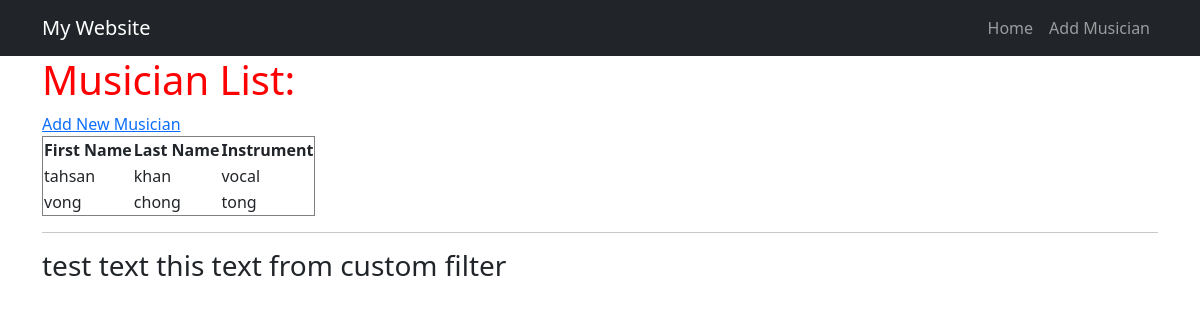
Before: / with the older database file.
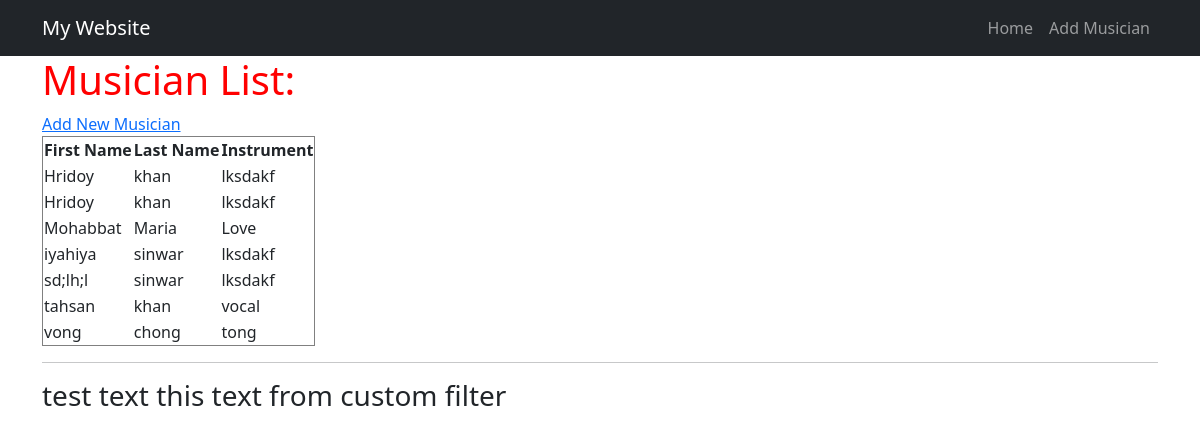
After: the same page with the newer database file.
### appn1/models.py (models this page shows, shortened)
class Musician(models.Model):
    first_name = models.CharField(max_length=50)
    last_name = models.CharField(max_length=50)
    instrument = models.CharField(max_length=100)

### appn1/views.py (the view)
# urls.py: path('',views.index, name='index'),
def index(request):
    musician_list = Musician.objects.order_by("first_name")
    diction = {
        'filter_test': 'test text',
        'test': 'Musician List: ',
        'musician': musician_list,
    }
    return render(request, 'appn1/index.html', context=diction)

### appn1/templatetags/my_filters.py (called while the page is built)
def my_filter(value):
    return value + " this text from custom filter"

### templates/appn1/index.html
<!DOCTYPE html>
{% extends "appn1/base.html" %}
{% load my_filters %}
{% block content %}
    <div class="container">
        <h1>{{ test }}</h1>
    <a href="/form/">Add New Musician</a>
    <table border="1">
        <tr>
            <th>First Name</th>
            <th>Last Name</th>
            <th>Instrument</th>
        </tr>
        {% for row in musician %}
        <tr>
            <td>{{row.first_name}}</td>
            <td>{{row.last_name}}</td>
            <td>{{row.instrument}}</td>
        </tr>
        {% endfor %}
    </table>
    <hr>
    <h3>{{ filter_test|custom_filter }}</h3>
    </div>
{% endblock %}

### templates/appn1/base.html (shortened to what this page needs)
<!DOCTYPE html>
{% load static %}
<html lang="en">
<head>
    <link href="https://cdn.jsdelivr.net/npm/bootstrap@5.3.2/dist/css/bootstrap.min.css" rel="stylesheet">
    <link rel="stylesheet" href="{% static 'css/style.css' %}">
</head>
<body>
    <nav class="navbar navbar-expand-lg navbar-dark bg-dark">
        <div class="container">
            <a class="navbar-brand" href="{% url 'index' %}">My Website</a>
            <div class="collapse navbar-collapse" id="navbarNav">
                <ul class="navbar-nav ms-auto">
                    <li class="nav-item">
                        <a class="nav-link" href="{% url 'index' %}">Home</a>
                    </li>
                    <li class="nav-item">
                        <a class="nav-link" href="{% url 'form' %}">Add Musician</a>
                    </li>
                </ul>
            </div>
        </div>
    </nav>
    {% block content %}
    {% endblock %}
</body>
</html>

### static/css/style.css (style rules this page uses)
h1 { color: red; }

Changed rows visible on the page:
added Musician: first_name "Hridoy", last_name "khan", instrument "lksdakf"
added Musician: first_name "Hridoy", last_name "khan", instrument "lksdakf"
added Musician: first_name "Mohabbat", last_name "Maria", instrument "Love"
added Musician: first_name "iyahiya", last_name "sinwar", instrument "lksdakf"
added Musician: first_name "sd;lh;l", last_name "sinwar", instrument "lksdakf"
